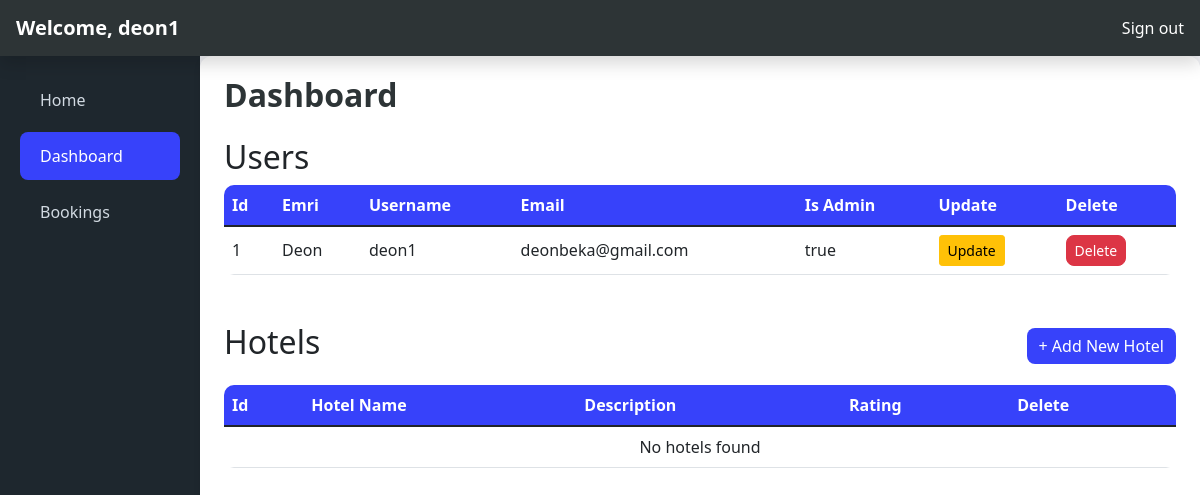
/dashboard.php (signed in), run on an earlier commit of the app's database.
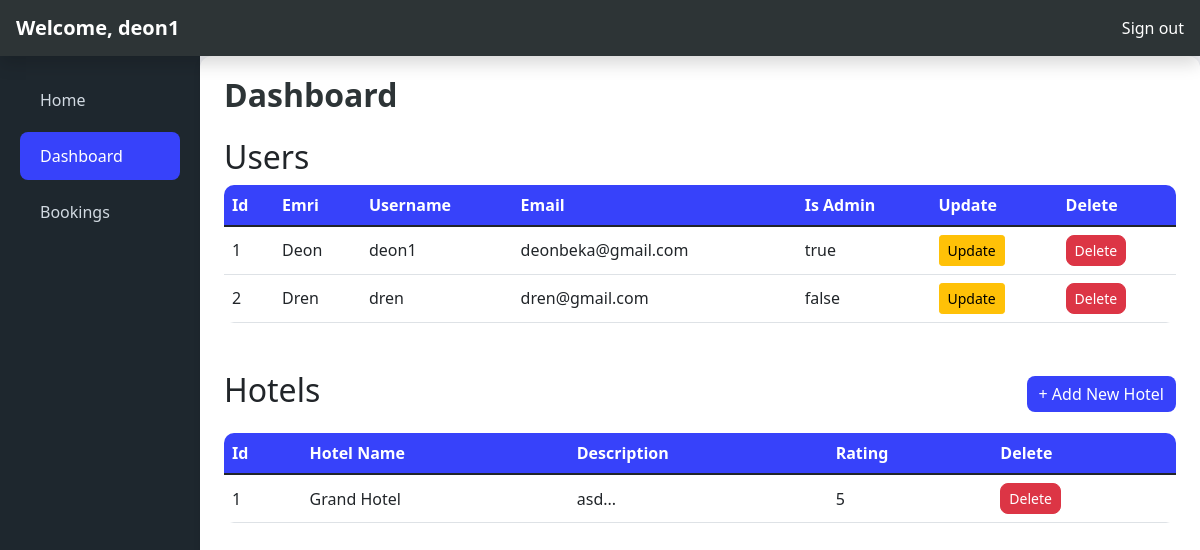
And on a later commit of the database.
### tables this page shows
CREATE TABLE `users` (
  `id` int(255) NOT NULL,
  `emri` varchar(255) NOT NULL,
  `username` varchar(255) NOT NULL,
  `email` varchar(255) NOT NULL,
  `password` varchar(255) NOT NULL,
  `confirm_password` varchar(255) NOT NULL,
  `is_admin` varchar(255) NOT NULL
);

CREATE TABLE `hotels` (
  `id` int(255) NOT NULL,
  `hotel_name` varchar(255) NOT NULL,
  `hotel_desc` varchar(255) NOT NULL,
  `hotel_rating` varchar(255) NOT NULL,
  `hotel_image` varchar(255) DEFAULT NULL
);

### dashboard.php (the view, shortened to what this page needs)
<?php
  include_once('database/config.php');
  $sql = "SELECT * FROM users";
  $selectUsers = $conn->prepare($sql);
  $selectUsers->execute();
  $users_data = $selectUsers->fetchAll();
  $sql_hotels = "SELECT * FROM hotels";
  $selectHotels = $conn->prepare($sql_hotels);
  try {
      $selectHotels->execute();
      $hotels_data = $selectHotels->fetchAll(PDO::FETCH_ASSOC);
  } catch (PDOException $e) {
      $hotels_data = [];
  }
?>
<!DOCTYPE html>
<html>
<head>
  <link href="https://cdn.jsdelivr.net/npm/bootstrap@5.1.3/dist/css/bootstrap.min.css" rel="stylesheet">
</head>
<body>
<header class="navbar navbar-dark sticky-top shadow">
  <a class="navbar-brand px-3" href="#">
    <?php echo "Welcome, ".$_SESSION['username']; ?>
  </a>
  <div class="navbar-nav ms-auto">
    <a class="nav-link px-3" href="logout.php">Sign out</a>
  </div>
</header>
<div class="container-fluid">
  <div class="row">
    <nav id="sidebarMenu" class="col-md-3 col-lg-2 d-md-block sidebar collapse">
      <div class="position-sticky pt-3">
        <ul class="nav flex-column">
          <?php if ($_SESSION['is_admin'] == 'true') { ?>
            <li class="nav-item"><a class="nav-link" href="index.php">Home</a></li>
            <li class="nav-item"><a class="nav-link active" href="dashboard.php">Dashboard</a></li>
            <li class="nav-item"><a class="nav-link" href="bookings.php">Bookings</a></li>
          <?php } else { ?>
            <li class="nav-item"><a class="nav-link" href="index.php">Home</a></li>
            <li class="nav-item"><a class="nav-link" href="bookings.php">Bookings</a></li>
          <?php } ?>
        </ul>
      </div>
    </nav>
    <main class="col-md-9 ms-sm-auto col-lg-10 px-md-4">
      <h1 class="h2 mb-4">Dashboard</h1>
      <?php if ($_SESSION['is_admin'] == 'true') { ?>
        <h2>Users</h2>
        <table class="table table-hover">
          <thead>
            <tr>
              <th>Id</th>
              <th>Emri</th>
              <th>Username</th>
              <th>Email</th>
              <th>Is Admin</th>
              <th>Update</th>
              <th>Delete</th>
            </tr>
          </thead>
          <tbody>
            <?php foreach ($users_data as $user_data) { ?>
              <tr>
                <td><?= $user_data['id']; ?></td>
                <td><?= $user_data['emri']; ?></td>
                <td><?= $user_data['username']; ?></td>
                <td><?= $user_data['email']; ?></td>
                <td><?= $user_data['is_admin']; ?></td>
                <td><a href="updateUsers.php?id=<?= $user_data['id'];?>" class="btn btn-sm btn-warning">Update</a></td>
                <td><a href="deleteUsers.php?id=<?= $user_data['id'];?>" class="btn btn-sm btn-danger">Delete</a></td>
              </tr>
            <?php } ?>
          </tbody>
        </table>
      <?php } ?>
      <div class="d-flex justify-content-between align-items-center mt-5 mb-3">
        <h2>Hotels</h2>
        <?php if ($_SESSION['is_admin'] == 'true') { ?>
          <button class="btn btn-primary" data-bs-toggle="modal" data-bs-target="#addMovieModal">+ Add New Hotel</button>
        <?php } ?>
      </div>
      <table class="table table-hover">
        <thead>
          <tr>
            <th>Id</th>
            <th>Hotel Name</th>
            <th>Description</th>
            <th>Rating</th>
            <th>Delete</th>
          </tr>
        </thead>
        <tbody>
          <?php if ($_SESSION['is_admin'] == 'true') {
            if (count($hotels_data) > 0) {
              foreach ($hotels_data as $hotel) { ?>
                <tr>
                  <td><?= $hotel['id']; ?></td>
                  <td><?= $hotel['hotel_name']; ?></td>
                  <td><?= substr($hotel['hotel_desc'], 0, 50) . '...'; ?></td>
                  <td><?= $hotel['hotel_rating']; ?></td>
                  <td><a href="delete_movie.php?id=<?= $hotel['id'];?>" class="btn btn-sm btn-danger" onclick="return confirm('Delete this hotel?')">Delete</a></td>
                </tr>
          <?php }
            } else { ?>
              <tr><td colspan="5" class="text-center">No hotels found</td></tr>
          <?php }
          } else { ?>
            <tr><td colspan="5" class="text-center">You must be an admin to view hotels</td></tr>
          <?php } ?>
        </tbody>
      </table>
    </main>
  </div>
</div>
</body>
</html>

What changed in the data, as far as the page shows it:
added users: id "2", emri "Dren", username "dren", email "dren@gmail.com", is_admin "false"
added hotels: id "1", hotel_name "Grand Hotel", hotel_desc "asd", hotel_rating "5"
Also different on the page:
text no longer shown: "No hotels found"
